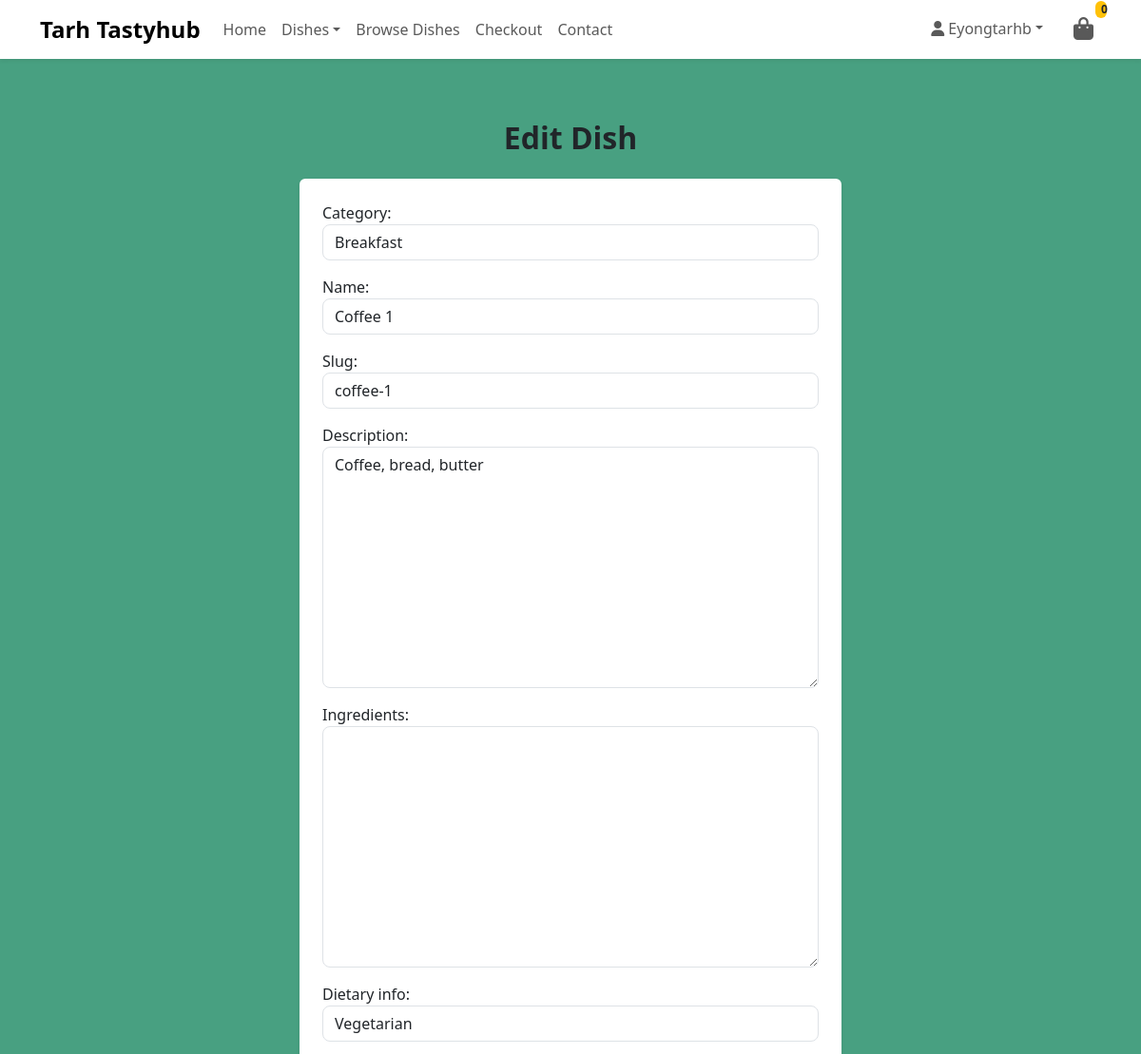
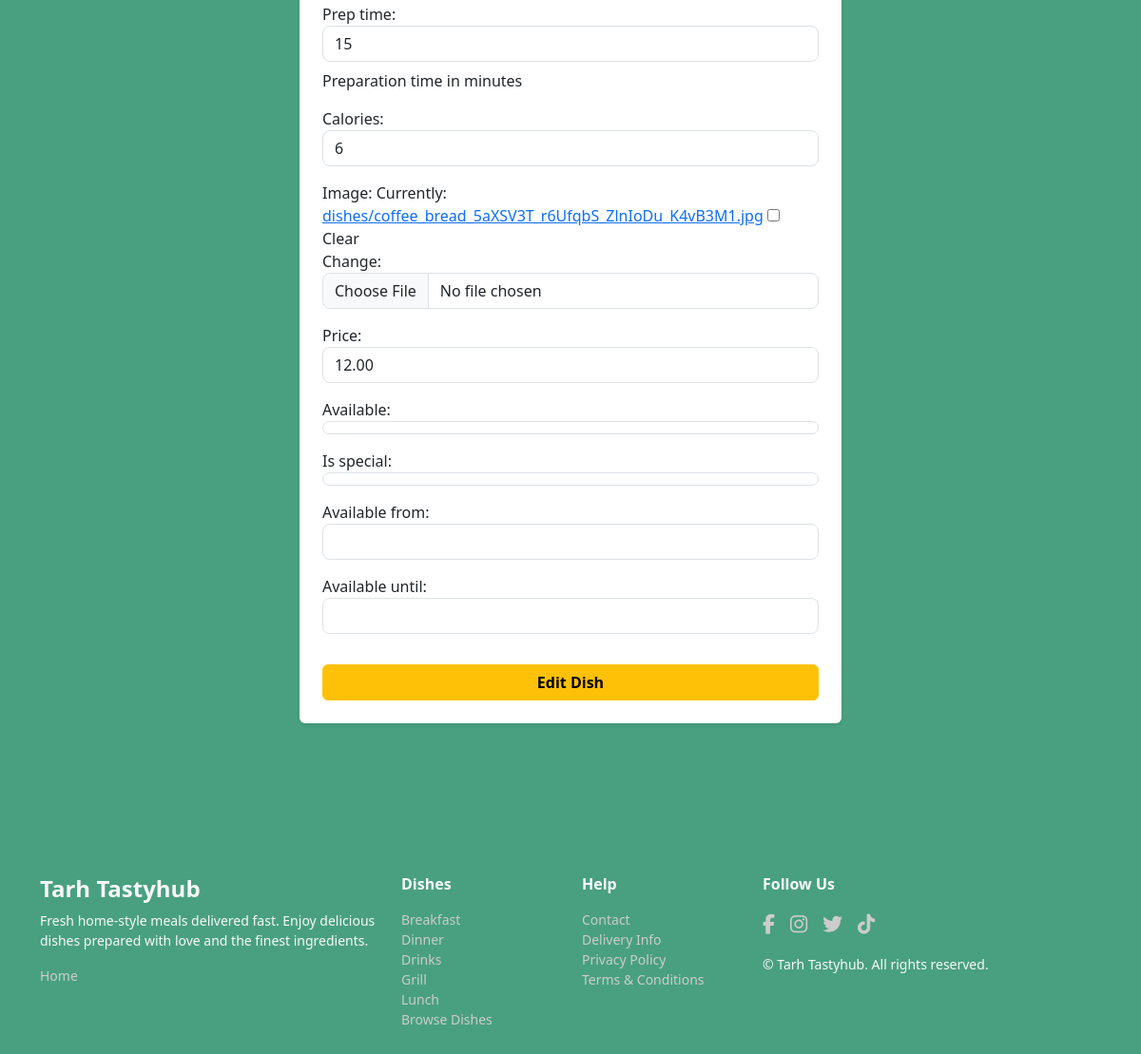
The page /dishes/edit/coffee-1/ (signed in) on the database its author committed (2 pictures, top to bottom).
### dishes/models.py (models this page shows, shortened)
class Dish(models.Model):
    DIETARY_CHOICES = (
        ('Vegetarian', 'Vegetarian'),
        ('Vegan', 'Vegan'),
        ('Gluten-Free', 'Gluten-Free'),
        ('Spicy', 'Spicy'),
        ('None', 'None'),
    )
    category = models.ForeignKey(Category, related_name='dishes', on_delete=models.CASCADE)
    name = models.CharField(max_length=200)
    slug = models.SlugField(max_length=200, db_index=True)
    description = models.TextField()
    ingredients = models.TextField(blank=True, null=True)
    dietary_info = models.CharField(max_length=50, choices=DIETARY_CHOICES, blank=True, null=True)
    prep_time = models.PositiveIntegerField(help_text="Preparation time in minutes", blank=True, null=True)
    price = models.DecimalField(
        max_digits=8,
        decimal_places=2,
        default=Decimal('0.00'),
        validators=[MinValueValidator(Decimal('0.00'))]
    )
    calories = models.PositiveIntegerField(blank=True, null=True)
    image = models.ImageField(upload_to='dishes/', blank=True, null=True)
    available = models.BooleanField(default=True)
    is_special = models.BooleanField(default=False)
    available_from = models.TimeField(blank=True, null=True)
    available_until = models.TimeField(blank=True, null=True)
    created = models.DateTimeField(auto_now_add=True)
    updated = models.DateTimeField(auto_now=True)
    objects = DishManager()
    class Meta:
        ordering = ('name',)
        constraints = [
            UniqueConstraint(fields=['category', 'slug'], name='unique_category_slug')
        ]
        indexes = [
            models.Index(fields=['slug']),
            models.Index(fields=['name']),
        ]

class Category(models.Model):
    name = models.CharField(max_length=100, unique=True)
    slug = models.SlugField(max_length=100, unique=True, db_index=True)
    menu_type = models.CharField(
        max_length=50,
        choices=(
            ('Breakfast', 'Breakfast'),
            ('Lunch', 'Lunch'),
            ('Dinner', 'Dinner'),
            ('Grill', 'Grill'),
            ('Drinks', 'Drinks'),
        ),
        default='Breakfast'  # <-- added default to fix migration
    )
    description = models.TextField(blank=True, null=True)
    icon = models.ImageField(upload_to='category_icons/', blank=True, null=True)
    class Meta:
        verbose_name_plural = 'Categories'
        ordering = ('name',)
    def __str__(self):
        return self.name

### dishes/views.py (the view)
# urls.py: path('edit/<slug:slug>/', views.edit_dish, name='edit_dish'),
@login_required
@user_passes_test(admin_required)
def edit_dish(request, slug):
    dish = get_object_or_404(Dish, slug=slug)
    if request.method == "POST":
        form = DishForm(request.POST, request.FILES, instance=dish)
        if form.is_valid():
            form.save()
            cache.delete(f"dish_detail_{slug}")
            return redirect("dish_detail", slug=dish.slug)
    else:
        form = DishForm(instance=dish)
    return render(request, "dishes/add_edit_dish.html", {"form": form, "action": "Edit"})

### dishes/forms.py
class DishForm(forms.ModelForm):
    class Meta:
        model = Dish
        fields = (
            'category',
            'name',
            'slug',
            'description',
            'ingredients',
            'dietary_info',
            'prep_time',
            'calories',
            'image',
            'price',
            'available',
            'is_special',
            'available_from',
            'available_until',
        )
    def __init__(self, *args, **kwargs):
        super().__init__(*args, **kwargs)
        for field_name, field in self.fields.items():
            field.widget.attrs['class'] = 'form-control mb-2'

### dishes/context_processors.py (called while the page is built)
def menu_dishes(request):
    menu = cache.get('menu_dishes')
    if menu is None:
        menu = {}
        menu_types = ['Breakfast', 'Lunch', 'Grill', 'Drinks']
        for menu_type in menu_types:
            categories = Category.objects.filter(menu_type=menu_type).prefetch_related('dishes')
            menu[menu_type] = {
                category.name: category.dishes.filter(available=True)
                for category in categories
            }
        cache.set('menu_dishes', menu, 60 * 60)  # cache for 1 hour
    return {'menu_dishes': menu}

def categories_nav(request):
    categories = cache.get('nav_categories')
    if categories is None:
        categories = list(Category.objects.only('name', 'slug'))
        cache.set('nav_categories', categories, 60 * 60)  # cache for 1 hour
    return {'categories': categories}

### dishes/models.py (called while the page is built)
    def get_queryset(self):
        return DishQuerySet(self.model, using=self._db)

### dishes/views.py (called while the page is built)
def admin_required(user):
    return user.is_staff

### dishes/templates/dishes/add_edit_dish.html (shortened to what this page needs)
{% extends 'base.html' %}
{% block content %}
  <div class="container py-5">
    <h2 class="fw-bold text-center mb-4">{{ action }} Dish</h2>
    <div class="row justify-content-center">
      <div class="col-md-6 bg-white p-4 rounded shadow-sm">
        <form method="POST" enctype="multipart/form-data">
          {{ form.as_p }}
          <button type="submit" class="btn btn-warning fw-bold w-100 mt-3">{{ action }} Dish</button>
        </form>
      </div>
    </div>
  </div>
{% endblock %}

### templates/includes/main-nav.html (shortened to what this page needs)
{% load static %}
{% load dishes_extras %}
<nav class="navbar navbar-expand-lg navbar-light bg-white shadow-sm d-none d-lg-block">
  <div class="container">
    <a class="navbar-brand fw-bold" href="{% url 'home' %}">Tarh Tastyhub</a>
    <div class="collapse navbar-collapse" id="mainNavbar">
      <ul class="navbar-nav me-auto mb-2 mb-lg-0">
        <li class="nav-item">
          <a class="nav-link" href="{% url 'home' %}">Home</a>
        </li>
        <li class="nav-item dropdown">
          <a class="nav-link dropdown-toggle" href="#" id="dishesDropdown" role="button" data-bs-toggle="dropdown" aria-expanded="false">Dishes</a>
        </li>
        <li class="nav-item">
          <a class="nav-link" href="{% url 'dish_list' %}">Browse Dishes</a>
        </li>
        <li class="nav-item">
          <a class="nav-link" href="{% url 'checkout' %}">Checkout</a>
        </li>
        <li class="nav-item">
          <a class="nav-link" href="">Contact</a>
        </li>
      </ul>
      <ul class="navbar-nav ms-auto mb-2 mb-lg-0">
        {% if user.is_authenticated %}
          <li class="nav-item dropdown">
            <a class="nav-link dropdown-toggle" href="#" id="profileDropdown" role="button" data-bs-toggle="dropdown" aria-expanded="false"><i class="fa-solid fa-user"></i> {{ user.username }}</a>
          </li>
        {% else %}
          <li class="nav-item">
            <a class="nav-link" href="{% url 'account_login' %}">Login</a>
          </li>
        {% endif %}
        <li class="nav-item ms-3 position-relative">
          <a class="nav-link position-relative" href="{% url 'bag' %}">
            <i class="fa-solid fa-shopping-bag fs-4"></i>
            <span id="bag-count" class="bag-count position-absolute top-0 start-100 translate-middle badge rounded-pill bg-warning text-dark" style="font-size: 0.75rem;">{{ bag_count|default:0 }}</span>
          </a>
        </li>
      </ul>
    </div>
  </div>
</nav>

### templates/includes/footer.html
<footer class="tarhh-footer text-light pt-5 pb-4 mt-5">
  <div class="container">
    <div class="row gy-4">
      <div class="col-12 col-md-4">
        <h4 class="logo-font fw-bold">Tarh Tastyhub</h4>
        <p class="mt-2 small">Fresh home-style meals delivered fast. Enjoy delicious dishes prepared with love and the finest ingredients.</p>
        <ul class="list-unstyled small">
          <li>
            <a class="footer-link" href="{% url 'home' %}">Home</a>
          </li>
        </ul>
      </div>
      <div class="col-6 col-md-2">
        <h6 class="fw-bold mb-3">Dishes</h6>
        <ul class="list-unstyled small">
          {% if categories %}
            {% for category in categories %}
              <li>
                <a class="footer-link" href="{% url 'dish_list_by_category' category.slug %}">{{ category }}</a>
              </li>
            {% endfor %}
          {% else %}
            <li>
              <span class="text-muted small">No categories</span>
            </li>
          {% endif %}
          <li>
            <a class="footer-link" href="{% url 'dish_list' %}">Browse Dishes</a>
          </li>
        </ul>
      </div>
      <div class="col-6 col-md-2">
        <h6 class="fw-bold mb-3">Help</h6>
        <ul class="list-unstyled small">
          <li>
            <a href="#" class="footer-link">Contact</a>
          </li>
          <li>
            <a href="#" class="footer-link">Delivery Info</a>
          </li>
          <li>
            <a href="#" class="footer-link">Privacy Policy</a>
          </li>
          <li>
            <a href="#" class="footer-link">Terms & Conditions</a>
          </li>
        </ul>
      </div>
      <div class="col-12 col-md-4">
        <h6 class="fw-bold mb-3">Follow Us</h6>
        <div class="d-flex gap-3">
          <a href="#" class="social-icon"><i class="fab fa-facebook-f"></i></a>
          <a href="#" class="social-icon"><i class="fab fa-instagram"></i></a>
          <a href="#" class="social-icon"><i class="fab fa-twitter"></i></a>
          <a href="#" class="social-icon"><i class="fab fa-tiktok"></i></a>
        </div>
        <p class="small mt-3 mb-0">&copy; {{ now|date:'Y' }} Tarh Tastyhub. All rights reserved.</p>
      </div>
    </div>
  </div>
</footer>

### static/css/base.css (style rules this page uses)
* { padding: 0; margin: 0; }
body { background-color: rgba(39, 143, 106, 0.843); font-family: 'Poppins', 'Segoe UI', sans-serif; color: #212529; }
.navbar-brand { font-size: 1.5rem; font-weight: 700; }
.nav-link { font-weight: 500; transition: color 0.2s ease-in-out; }
.navbar .badge, .offcanvas .badge { font-size: 0.75rem; padding: 3px 6px; background-color: #dc3545; color: #fff; border-radius: 50%; position: absolute; top: -5px; right: -10px; }
.btn-warning { color: #000; font-weight: 600; }
.form-control { border-radius: 8px; }
footer { align-items: center; }
.footer-link { color: #ccc; text-decoration: none; }
.social-icon { font-size: 1.3rem; color: #ccc; transition: 0.3s ease; }

### rows shown on the page
Dish: category "Breakfast", slug "coffee-1", description "Coffee, bread, butter", dietary_info "Vegetarian", prep_time "15", calories "6", price "12.00", available "☑"
Category: name "Coffee 1", name "Breakfast"
Category: name "Dinner"
Category: name "Drinks"
Category: name "Grill"
Category: name "Lunch"

### other values the page prints
{{ user.username }} "Eyongtarhb"
{{ bag_count|default:0 }} "0"
{{ action }} "Edit"
